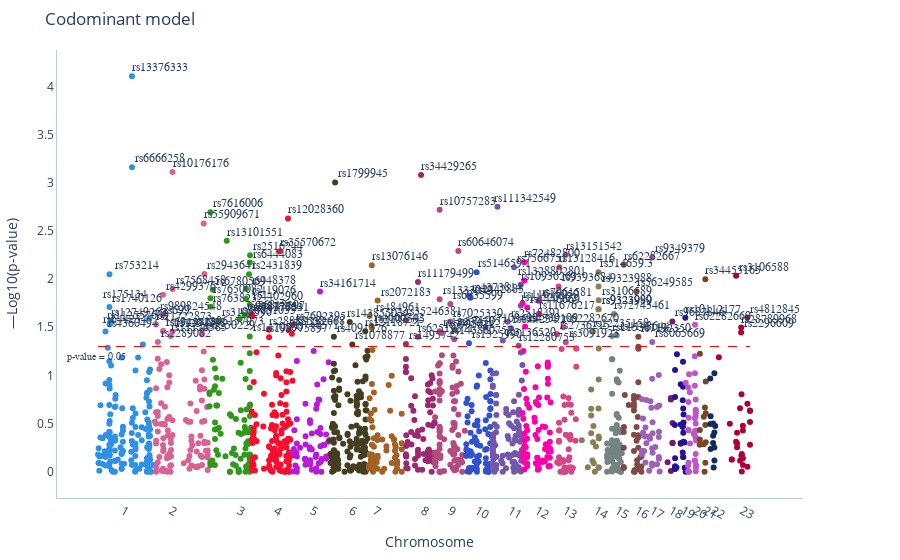

This figure's notebook cell:
### Code cell
get_manhattan(rsR, dataR.codominant, title='Codominant model')

### Figure 1 — Plotly figure (JSON) as saved in the notebook; plotly's stock layout.template omitted (floating-point values rounded to 4 significant figures; data arrays with more than 128 entries replaced by an {"elided": "..."} marker saying what was removed)
{"data": [{"hoverinfo": "text", "hovertext": {"elided": "1533 str values"}, "marker": {"color": {"elided": "1533 int values"}, "colorscale": [[0, "#2E91E5"], [0.04348, "#E15F99"], [0.08696, "#1CA71C"], [0.1304, "#FB0D0D"], [0.1739, "#DA16FF"], [0.2174, "#222A2A"], [0.2609, "#B68100"], [0.3043, "#750D86"], [0.3478, "#EB663B"], [0.3913, "#511CFB"], [0.4348, "#00A08B"], [0.4783, "#FB00D1"], [0.5217, "#FC0080"], [0.5652, "#B2828D"], [0.6087, "#6C7C32"], [0.6522, "#778AAE"], [0.6957, "#862A16"], [0.7391, "#A777F1"], [0.7826, "#620042"], [0.8261, "#1616A7"], [0.8696, "#DA60CA"], [0.913, "#6C4516"], [0.9565, "#0D2A63"], [1, "#AF0038"]], "size": 6}, "mode": "markers", "showlegend": false, "type": "scatter", "x": {"elided": "1533 int values"}, "xaxis": "x", "y": {"elided": "1533 float values"}, "yaxis": "y"}], "layout": {"annotations": [{"font": {"family": "italic", "size": 10}, "showarrow": false, "text": "p-value = 0.05", "x": -1, "y": 1.191}, {"font": {"family": "italic", "size": 12}, "showarrow": false, "text": "rs6666258", "x": 154841792, "xshift": 28, "y": 3.161, "yshift": 9}, {"font": {"family": "italic", "size": 12}, "showarrow": false, "text": "rs13376333", "x": 154841877, "xshift": 28, "y": 4.106, "yshift": 9}, {"font": {"family": "italic", "size": 12}, "showarrow": false, "text": "rs699", "x": 230710048, "xshift": 28, "y": 1.589, "yshift": 9}, {"font": {"family": "italic", "size": 12}, "showarrow": false, "text": "rs1740126", "x": 55492433, "xshift": 28, "y": 1.711, "yshift": 9}, {"font": {"family": "italic", "size": 12}, "showarrow": false, "text": "rs753214", "x": 55524293, "xshift": 28, "y": 2.051, "yshift": 9}, {"font": {"family": "italic", "size": 12}, "showarrow": false, "text": "rs4360494", "x": 37990219, "xshift": 28, "y": 1.456, "yshift": 9}, {"font": {"family": "italic", "size": 12}, "showarrow": false, "text": "rs112557609", "x": 56111252, "xshift": 28, "y": 1.533, "yshift": 9}, {"font": {"family": "italic", "size": 12}, "showarrow": false, "text": "rs12749263", "x": 62562527, "xshift": 28, "y": 1.566, "yshift": 9}, {"font": {"family": "italic", "size": 12}, "showarrow": false, "text": "rs7568458", "x": 333899405, "xshift": 28, "y": 1.897, "yshift": 9}, {"font": {"family": "italic", "size": 12}, "showarrow": false, "text": "rs1254898", "x": 333899370, "xshift": 28, "y": 1.455, "yshift": 9}, {"font": {"family": "italic", "size": 12}, "showarrow": false, "text": "rs10176176", "x": 333873278, "xshift": 28, "y": 3.112, "yshift": 9}, {"font": {"family": "italic", "size": 12}, "showarrow": false, "text": "rs2943641", "x": 474567382, "xshift": 28, "y": 2.054, "yshift": 9}, {"font": {"family": "italic", "size": 12}, "showarrow": false, "text": "rs55909671", "x": 471532059, "xshift": 28, "y": 2.578, "yshift": 9}, {"font": {"family": "italic", "size": 12}, "showarrow": false, "text": "rs1206157973", "x": 464264485, "xshift": 28, "y": 1.47, "yshift": 9}, {"font": {"family": "italic", "size": 12}, "showarrow": false, "text": "rs1250229", "x": 463778014, "xshift": 28, "y": 1.427, "yshift": 9}, {"font": {"family": "italic", "size": 12}, "showarrow": false, "text": "rs4299376", "x": 292183790, "xshift": 28, "y": 1.837, "yshift": 9}, {"font": {"family": "italic", "size": 12}, "showarrow": false, "text": "rs2289082", "x": 269020551, "xshift": 28, "y": 1.348, "yshift": 9}, {"font": {"family": "italic", "size": 12}, "showarrow": false, "text": "rs6544713", "x": 292185095, "xshift": 28, "y": 1.46, "yshift": 9}, {"font": {"family": "italic", "size": 12}, "showarrow": false, "text": "rs11722873", "x": 260911870, "xshift": 28, "y": 1.528, "yshift": 9}, {"font": {"family": "italic", "size": 12}, "showarrow": false, "text": "rs989824548", "x": 292185214, "xshift": 28, "y": 1.627, "yshift": 9}, {"font": {"family": "italic", "size": 12}, "showarrow": false, "text": "rs11126585", "x": 325430508, "xshift": 28, "y": 1.408, "yshift": 9}, {"font": {"family": "italic", "size": 12}, "showarrow": false, "text": "rs2915575", "x": 293376702, "xshift": 28, "y": 1.462, "yshift": 9}, {"font": {"family": "italic", "size": 12}, "showarrow": false, "text": "rs448378", "x": 658324853, "xshift": 28, "y": 1.899, "yshift": 9}, {"font": {"family": "italic", "size": 12}, "showarrow": false, "text": "rs419076", "x": 658324840, "xshift": 28, "y": 1.796, "yshift": 9}, {"font": {"family": "italic", "size": 12}, "showarrow": false, "text": "rs9387775", "x": 651099742, "xshift": 28, "y": 1.626, "yshift": 9}, {"font": {"family": "italic", "size": 12}, "showarrow": false, "text": "rs2516244", "x": 676119159, "xshift": 28, "y": 2.249, "yshift": 9}, {"font": {"family": "italic", "size": 12}, "showarrow": false, "text": "rs6444083", "x": 674769644, "xshift": 28, "y": 2.171, "yshift": 9}, {"font": {"family": "italic", "size": 12}, "showarrow": false, "text": "rs1470580", "x": 674753128, "xshift": 28, "y": 1.406, "yshift": 9}, {"font": {"family": "italic", "size": 12}, "showarrow": false, "text": "rs4402960", "x": 674735641, "xshift": 28, "y": 1.733, "yshift": 9}, {"font": {"family": "italic", "size": 12}, "showarrow": false, "text": "rs2431839", "x": 671553317, "xshift": 28, "y": 2.051, "yshift": 9}, {"font": {"family": "italic", "size": 12}, "showarrow": false, "text": "rs9837654", "x": 674754276, "xshift": 28, "y": 1.621, "yshift": 9}, {"font": {"family": "italic", "size": 12}, "showarrow": false, "text": "rs16851055", "x": 630022113, "xshift": 28, "y": 1.586, "yshift": 9}, {"font": {"family": "italic", "size": 12}, "showarrow": false, "text": "rs6780569", "x": 512098735, "xshift": 28, "y": 1.889, "yshift": 9}, {"font": {"family": "italic", "size": 12}, "showarrow": false, "text": "rs7650082", "x": 501168022, "xshift": 28, "y": 1.802, "yshift": 9}, {"font": {"family": "italic", "size": 12}, "showarrow": false, "text": "rs7616006", "x": 501167890, "xshift": 28, "y": 2.693, "yshift": 9}, {"font": {"family": "italic", "size": 12}, "showarrow": false, "text": "rs7638232", "x": 501167746, "xshift": 28, "y": 1.713, "yshift": 9}, {"font": {"family": "italic", "size": 12}, "showarrow": false, "text": "rs13101551", "x": 573133333, "xshift": 28, "y": 2.397, "yshift": 9}, {"font": {"family": "italic", "size": 12}, "showarrow": false, "text": "rs3106590", "x": 538352732, "xshift": 28, "y": 1.568, "yshift": 9}, {"font": {"family": "italic", "size": 12}, "showarrow": false, "text": "rs35570672", "x": 806758949, "xshift": 28, "y": 2.289, "yshift": 9}, {"font": {"family": "italic", "size": 12}, "showarrow": false, "text": "rs7692395", "x": 863313464, "xshift": 28, "y": 1.523, "yshift": 9}, {"font": {"family": "italic", "size": 12}, "showarrow": false, "text": "rs7445711", "x": 860334470, "xshift": 28, "y": 1.432, "yshift": 9}, {"font": {"family": "italic", "size": 12}, "showarrow": false, "text": "rs62282668", "x": 847134484, "xshift": 28, "y": 1.468, "yshift": 9}, {"font": {"family": "italic", "size": 12}, "showarrow": false, "text": "rs12028360", "x": 843321037, "xshift": 28, "y": 2.629, "yshift": 9}, {"font": {"family": "italic", "size": 12}, "showarrow": false, "text": "rs74173231", "x": 686900962, "xshift": 28, "y": 1.614, "yshift": 9}, {"font": {"family": "italic", "size": 12}, "showarrow": false, "text": "rs6818397", "x": 684043131, "xshift": 28, "y": 1.636, "yshift": 9}, {"font": {"family": "italic", "size": 12}, "showarrow": false, "text": "rs28888538", "x": 759325800, "xshift": 28, "y": 1.475, "yshift": 9}, {"font": {"family": "italic", "size": 12}, "showarrow": false, "text": "rs199775897", "x": 760165905, "xshift": 28, "y": 1.396, "yshift": 9}, {"font": {"family": "italic", "size": 12}, "showarrow": false, "text": "rs34161714", "x": 984687447, "xshift": 28, "y": 1.871, "yshift": 9}, {"font": {"family": "italic", "size": 12}, "showarrow": false, "text": "rs1078877", "x": 1127335549, "xshift": 28, "y": 1.322, "yshift": 9}, {"font": {"family": "italic", "size": 12}, "showarrow": false, "text": "rs12118721", "x": 1184507808, "xshift": 28, "y": 1.458, "yshift": 9}, {"font": {"family": "italic", "size": 12}, "showarrow": false, "text": "rs4091376", "x": 1045946888, "xshift": 28, "y": 1.401, "yshift": 9}, {"font": {"family": "italic", "size": 12}, "showarrow": false, "text": "rs143855034", "x": 1115901816, "xshift": 28, "y": 1.554, "yshift": 9}, {"font": {"family": "italic", "size": 12}, "showarrow": false, "text": "rs1799945", "x": 1051320666, "xshift": 28, "y": 3.003, "yshift": 9}, {"font": {"family": "italic", "size": 12}, "showarrow": false, "text": "rs2072183", "x": 1238956349, "xshift": 28, "y": 1.777, "yshift": 9}, {"font": {"family": "italic", "size": 12}, "showarrow": false, "text": "rs2107595", "x": 1213426533, "xshift": 28, "y": 1.496, "yshift": 9}, {"font": {"family": "italic", "size": 12}, "showarrow": false, "text": "rs484961", "x": 1203772082, "xshift": 28, "y": 1.618, "yshift": 9}, {"font": {"family": "italic", "size": 12}, "showarrow": false, "text": "rs4666742", "x": 1211834648, "xshift": 28, "y": 1.513, "yshift": 9}, {"font": {"family": "italic", "size": 12}, "showarrow": false, "text": "rs13076146", "x": 1213414806, "xshift": 28, "y": 2.143, "yshift": 9}, {"font": {"family": "italic", "size": 12}, "showarrow": false, "text": "rs35246381", "x": 1363830816, "xshift": 28, "y": 1.573, "yshift": 9}, {"font": {"family": "italic", "size": 12}, "showarrow": false, "text": "rs1495742", "x": 1363831182, "xshift": 28, "y": 1.328, "yshift": 9}, {"font": {"family": "italic", "size": 12}, "showarrow": false, "text": "rs34429265", "x": 1430482589, "xshift": 28, "y": 3.079, "yshift": 9}, {"font": {"family": "italic", "size": 12}, "showarrow": false, "text": "rs62519871", "x": 1417094526, "xshift": 28, "y": 1.401, "yshift": 9}, {"font": {"family": "italic", "size": 12}, "showarrow": false, "text": "rs11179499", "x": 1417092602, "xshift": 28, "y": 1.97, "yshift": 9}, {"font": {"family": "italic", "size": 12}, "showarrow": false, "text": "rs143860757", "x": 1576961091, "xshift": 28, "y": 1.375, "yshift": 9}, {"font": {"family": "italic", "size": 12}, "showarrow": false, "text": "rs3743057", "x": 1577788648, "xshift": 28, "y": 1.472, "yshift": 9}, {"font": {"family": "italic", "size": 12}, "showarrow": false, "text": "rs60646074", "x": 1595202702, "xshift": 28, "y": 2.292, "yshift": 9}, {"font": {"family": "italic", "size": 12}, "showarrow": false, "text": "rs6935599", "x": 1559782516, "xshift": 28, "y": 1.742, "yshift": 9}, {"font": {"family": "italic", "size": 12}, "showarrow": false, "text": "rs7025330", "x": 1559780345, "xshift": 28, "y": 1.559, "yshift": 9}, {"font": {"family": "italic", "size": 12}, "showarrow": false, "text": "rs1333051", "x": 1512510391, "xshift": 28, "y": 1.46, "yshift": 9}, {"font": {"family": "italic", "size": 12}, "showarrow": false, "text": "rs5995011", "x": 1522542313, "xshift": 28, "y": 1.441, "yshift": 9}, {"font": {"family": "italic", "size": 12}, "showarrow": false, "text": "rs10757283", "x": 1512508074, "xshift": 28, "y": 2.72, "yshift": 9}, {"font": {"family": "italic", "size": 12}, "showarrow": false, "text": "rs1333049", "x": 1512499405, "xshift": 28, "y": 1.792, "yshift": 9}, {"font": {"family": "italic", "size": 12}, "showarrow": false, "text": "rs7109499", "x": 1714944396, "xshift": 28, "y": 1.498, "yshift": 9}, {"font": {"family": "italic", "size": 12}, "showarrow": false, "text": "rs2442885", "x": 1649361122, "xshift": 28, "y": 1.807, "yshift": 9}, {"font": {"family": "italic", "size": 12}, "showarrow": false, "text": "rs1325990", "x": 1642059128, "xshift": 28, "y": 1.335, "yshift": 9}, {"font": {"family": "italic", "size": 12}, "showarrow": false, "text": "rs4373814", "x": 1641771748, "xshift": 28, "y": 1.824, "yshift": 9}, {"font": {"family": "italic", "size": 12}, "showarrow": false, "text": "rs514659.1", "x": 1675676437, "xshift": 28, "y": 2.07, "yshift": 9}, {"font": {"family": "italic", "size": 12}, "showarrow": false, "text": "rs12280753", "x": 1861230410, "xshift": 28, "y": 1.308, "yshift": 9}, {"font": {"family": "italic", "size": 12}, "showarrow": false, "text": "rs7566751", "x": 1841079174, "xshift": 28, "y": 2.123, "yshift": 9}, {"font": {"family": "italic", "size": 12}, "showarrow": false, "text": "rs10936263", "x": 1870861744, "xshift": 28, "y": 1.942, "yshift": 9}, {"font": {"family": "italic", "size": 12}, "showarrow": false, "text": "rs11220462", "x": 1870861523, "xshift": 28, "y": 1.722, "yshift": 9}, {"font": {"family": "italic", "size": 12}, "showarrow": false, "text": "rs644234.2", "x": 1827920835, "xshift": 28, "y": 1.491, "yshift": 9}, {"font": {"family": "italic", "size": 12}, "showarrow": false, "text": "rs2518491", "x": 1813115764, "xshift": 28, "y": 1.557, "yshift": 9}, {"font": {"family": "italic", "size": 12}, "showarrow": false, "text": "rs3136520", "x": 1791209148, "xshift": 28, "y": 1.362, "yshift": 9}, {"font": {"family": "italic", "size": 12}, "showarrow": false, "text": "rs111342549", "x": 1767675192, "xshift": 28, "y": 2.752, "yshift": 9}, {"font": {"family": "italic", "size": 12}, "showarrow": false, "text": "rs11676217", "x": 1951122063, "xshift": 28, "y": 1.64, "yshift": 9}, {"font": {"family": "italic", "size": 12}, "showarrow": false, "text": "rs7961581", "x": 1949387619, "xshift": 28, "y": 1.776, "yshift": 9}, {"font": {"family": "italic", "size": 12}, "showarrow": false, "text": "rs4339109", "x": 1889731852, "xshift": 28, "y": 1.507, "yshift": 9}, {"font": {"family": "italic", "size": 12}, "showarrow": false, "text": "rs72482800", "x": 1886410696, "xshift": 28, "y": 2.174, "yshift": 9}, {"font": {"family": "italic", "size": 12}, "showarrow": false, "text": "rs1328802801", "x": 1886410662, "xshift": 28, "y": 1.987, "yshift": 9}, {"font": {"family": "italic", "size": 12}, "showarrow": false, "text": "rs11616050", "x": 1878792481, "xshift": 28, "y": 1.749, "yshift": 9}, {"font": {"family": "italic", "size": 12}, "showarrow": false, "text": "rs1446669", "x": 1898939077, "xshift": 28, "y": 1.705, "yshift": 9}, {"font": {"family": "italic", "size": 12}, "showarrow": false, "text": "rs3091923", "x": 2069169277, "xshift": 28, "y": 1.345, "yshift": 9}, {"font": {"family": "italic", "size": 12}, "showarrow": false, "text": "rs13151542", "x": 2069084106, "xshift": 28, "y": 2.252, "yshift": 9}, {"font": {"family": "italic", "size": 12}, "showarrow": false, "text": "rs13128416", "x": 2040913837, "xshift": 28, "y": 2.124, "yshift": 9}, {"font": {"family": "italic", "size": 12}, "showarrow": false, "text": "rs2736215", "x": 2031389378, "xshift": 28, "y": 1.428, "yshift": 9}, {"font": {"family": "italic", "size": 12}, "showarrow": false, "text": "rs9393684", "x": 2037741457, "xshift": 28, "y": 1.924, "yshift": 9}, {"font": {"family": "italic", "size": 12}, "showarrow": false, "text": "rs62282670", "x": 2058520997, "xshift": 28, "y": 1.501, "yshift": 9}, {"font": {"family": "italic", "size": 12}, "showarrow": false, "text": "rs9323989", "x": 2213739690, "xshift": 28, "y": 1.689, "yshift": 9}, {"font": {"family": "italic", "size": 12}, "showarrow": false, "text": "rs9323990", "x": 2213739691, "xshift": 28, "y": 1.689, "yshift": 9}, {"font": {"family": "italic", "size": 12}, "showarrow": false, "text": "rs514659.3", "x": 2213739815, "xshift": 28, "y": 2.07, "yshift": 9}, {"font": {"family": "italic", "size": 12}, "showarrow": false, "text": "rs3106589", "x": 2214607410, "xshift": 28, "y": 1.78, "yshift": 9}, {"font": {"family": "italic", "size": 12}, "showarrow": false, "text": "rs9323988", "x": 2213739651, "xshift": 28, "y": 1.922, "yshift": 9}, {"font": {"family": "italic", "size": 12}, "showarrow": false, "text": "rs12235158", "x": 2189323829, "xshift": 28, "y": 1.455, "yshift": 9}, {"font": {"family": "italic", "size": 12}, "showarrow": false, "text": "rs4148644", "x": 2294128785, "xshift": 28, "y": 1.417, "yshift": 9}, {"font": {"family": "italic", "size": 12}, "showarrow": false, "text": "rs11536111", "x": 2273557921, "xshift": 28, "y": 1.409, "yshift": 9}, {"font": {"family": "italic", "size": 12}, "showarrow": false, "text": "rs72743461", "x": 2282447143, "xshift": 28, "y": 1.637, "yshift": 9}, {"font": {"family": "italic", "size": 12}, "showarrow": false, "text": "rs7192350", "x": 2389369290, "xshift": 28, "y": 1.402, "yshift": 9}, {"font": {"family": "italic", "size": 12}, "showarrow": false, "text": "rs62282667", "x": 2325210803, "xshift": 28, "y": 2.15, "yshift": 9}, {"font": {"family": "italic", "size": 12}, "showarrow": false, "text": "rs56249585", "x": 2381605793, "xshift": 28, "y": 1.874, "yshift": 9}, {"font": {"family": "italic", "size": 12}, "showarrow": false, "text": "rs8065669", "x": 2450767429, "xshift": 28, "y": 1.347, "yshift": 9}, {"font": {"family": "italic", "size": 12}, "showarrow": false, "text": "rs9349379", "x": 2450467577, "xshift": 28, "y": 2.229, "yshift": 9}, {"font": {"family": "italic", "size": 12}, "showarrow": false, "text": "rs9687846", "x": 2539767173, "xshift": 28, "y": 1.56, "yshift": 9}, {"font": {"family": "italic", "size": 12}, "showarrow": false, "text": "rs10112177", "x": 2596651311, "xshift": 28, "y": 1.6, "yshift": 9}, {"font": {"family": "italic", "size": 12}, "showarrow": false, "text": "rs62282669", "x": 2639401092, "xshift": 28, "y": 1.527, "yshift": 9}, {"font": {"family": "italic", "size": 12}, "showarrow": false, "text": "rs34455165", "x": 2685116061, "xshift": 28, "y": 1.999, "yshift": 9}, {"font": {"family": "italic", "size": 12}, "showarrow": false, "text": "rs4812845", "x": 2870833495, "xshift": 28, "y": 1.601, "yshift": 9}, {"font": {"family": "italic", "size": 12}, "showarrow": false, "text": "rs28789968", "x": 2843208009, "xshift": 28, "y": 1.497, "yshift": 9}, {"font": {"family": "italic", "size": 12}, "showarrow": false, "text": "rs2296609", "x": 2843073449, "xshift": 28, "y": 1.447, "yshift": 9}, {"font": {"family": "italic", "size": 12}, "showarrow": false, "text": "rs3106588", "x": 2820879796, "xshift": 28, "y": 2.035, "yshift": 9}, {"font": {"family": "italic", "size": 12}, "showarrow": false, "text": "rs644234", "x": null, "xshift": 28, "y": 1.491, "yshift": 9}, {"font": {"family": "italic", "size": 12}, "showarrow": false, "text": "rs175134", "x": null, "xshift": 28, "y": 1.755, "yshift": 9}], "barmode": "stack", "margin": {"b": 50, "l": 50, "r": 50, "t": 50}, "plot_bgcolor": "#FFFFFF", "shapes": [{"line": {"color": "red", "dash": "dash", "width": 1}, "type": "line", "x0": 5116920, "x1": 2882237582, "y0": 1.301, "y1": 1.301}], "showlegend": false, "title": {"text": "Codominant model"}, "xaxis": {"anchor": "y", "domain": [0, 0.94], "linecolor": "#BCCCDC", "tickmode": "array", "ticktext": [1, 2, 3, 4, 5, 6, 7, 8, 9, 10, 11, 12, 13, 14, 15, 16, 17, 18, 19, 20, 21, 22, 23, null], "tickvals": [115113033, 327246821, 628700000.0, 791398859, 948690133, 1121037449, 1225224693, 1438000000.0, 1559780352, 1677811258, 1823000000.0, 1943899411, 2064090466, 2202353765, 2294000000.0, 2381605793, 2450055704, 2533003081, 2585340534, 2638834552, 2682520374, 2719465067, 2844774029], "title": {"text": "Chromosome"}}, "yaxis": {"anchor": "x", "domain": [0, 1], "linecolor": "#BCCCDC", "title": {"text": "—Log10(p-value)"}}, "yaxis2": {"anchor": "x", "overlaying": "y", "side": "right"}}}
